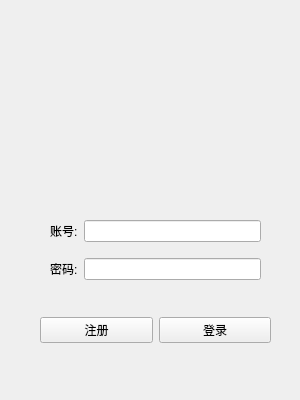
<?xml version="1.0" encoding="UTF-8"?>
<ui version="4.0">
 <class>MMK_system</class>
 <widget class="QWidget" name="MMK_system">
  <property name="geometry">
   <rect>
    <x>0</x>
    <y>0</y>
    <width>300</width>
    <height>400</height>
   </rect>
  </property>
  <property name="windowTitle">
   <string>Form</string>
  </property>
  <widget class="QWidget" name="gridLayoutWidget">
   <property name="geometry">
    <rect>
     <x>50</x>
     <y>210</y>
     <width>211</width>
     <height>80</height>
    </rect>
   </property>
   <layout class="QGridLayout" name="gridLayout">
    <item row="0" column="1">
     <widget class="QLineEdit" name="lineEdit"/>
    </item>
    <item row="0" column="0">
     <widget class="QLabel" name="label">
      <property name="text">
       <string>账号:</string>
      </property>
     </widget>
    </item>
    <item row="1" column="0">
     <widget class="QLabel" name="label_2">
      <property name="text">
       <string>密码:</string>
      </property>
     </widget>
    </item>
    <item row="1" column="1">
     <widget class="QLineEdit" name="lineEdit_2"/>
    </item>
   </layout>
  </widget>
  <widget class="QWidget" name="horizontalLayoutWidget">
   <property name="geometry">
    <rect>
     <x>40</x>
     <y>310</y>
     <width>231</width>
     <height>41</height>
    </rect>
   </property>
   <layout class="QHBoxLayout" name="horizontalLayout">
    <item>
     <widget class="QPushButton" name="pushButton_2">
      <property name="text">
       <string>注册</string>
      </property>
     </widget>
    </item>
    <item>
     <widget class="QPushButton" name="pushButton">
      <property name="text">
       <string>登录</string>
      </property>
     </widget>
    </item>
   </layout>
  </widget>
 </widget>
 <resources/>
 <connections/>
</ui>
